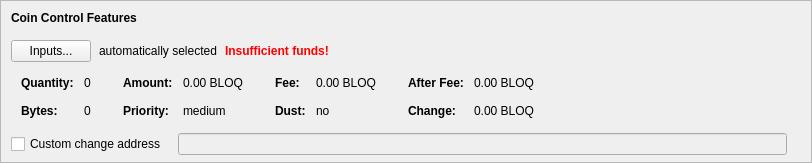
    <widget class="QFrame" name="frameCoinControl">
     <property name="sizePolicy">
      <sizepolicy hsizetype="Expanding" vsizetype="Expanding">
       <horstretch>0</horstretch>
       <verstretch>0</verstretch>
      </sizepolicy>
     </property>
     <property name="maximumSize">
      <size>
       <width>16777215</width>
       <height>16777215</height>
      </size>
     </property>
     <property name="frameShape">
      <enum>QFrame::StyledPanel</enum>
     </property>
     <property name="frameShadow">
      <enum>QFrame::Sunken</enum>
     </property>
     <layout class="QVBoxLayout" name="verticalLayoutCoinControl2">
      <property name="spacing">
       <number>0</number>
      </property>
      <property name="leftMargin">
       <number>0</number>
      </property>
      <property name="topMargin">
       <number>0</number>
      </property>
      <property name="rightMargin">
       <number>0</number>
      </property>
      <property name="bottomMargin">
       <number>6</number>
      </property>
      <item>
       <layout class="QVBoxLayout" name="verticalLayoutCoinControl" stretch="0,0,0,0,1">
        <property name="spacing">
         <number>0</number>
        </property>
        <property name="leftMargin">
         <number>10</number>
        </property>
        <property name="topMargin">
         <number>10</number>
        </property>
        <item>
         <layout class="QHBoxLayout" name="horizontalLayoutCoinControl1">
          <property name="bottomMargin">
           <number>15</number>
          </property>
          <item>
           <widget class="QLabel" name="labelCoinControlFeatures">
            <property name="sizePolicy">
             <sizepolicy hsizetype="Preferred" vsizetype="Maximum">
              <horstretch>0</horstretch>
              <verstretch>0</verstretch>
             </sizepolicy>
            </property>
            <property name="font">
             <font>
              <weight>75</weight>
              <bold>true</bold>
             </font>
            </property>
            <property name="styleSheet">
             <string notr="true">font-weight:bold;</string>
            </property>
            <property name="text">
             <string>Coin Control Features</string>
            </property>
           </widget>
          </item>
         </layout>
        </item>
        <item>
         <layout class="QHBoxLayout" name="horizontalLayoutCoinControl2" stretch="0,0,0,0">
          <property name="spacing">
           <number>8</number>
          </property>
          <property name="bottomMargin">
           <number>10</number>
          </property>
          <item>
           <widget class="QPushButton" name="pushButtonCoinControl">
            <property name="styleSheet">
             <string notr="true"/>
            </property>
            <property name="text">
             <string>Inputs...</string>
            </property>
            <property name="autoDefault">
             <bool>false</bool>
            </property>
           </widget>
          </item>
          <item>
           <widget class="QLabel" name="labelCoinControlAutomaticallySelected">
            <property name="text">
             <string>automatically selected</string>
            </property>
            <property name="margin">
             <number>5</number>
            </property>
           </widget>
          </item>
          <item>
           <widget class="QLabel" name="labelCoinControlInsuffFunds">
            <property name="font">
             <font>
              <weight>75</weight>
              <bold>true</bold>
             </font>
            </property>
            <property name="styleSheet">
             <string notr="true">color:red;font-weight:bold;</string>
            </property>
            <property name="text">
             <string>Insufficient funds!</string>
            </property>
            <property name="margin">
             <number>5</number>
            </property>
           </widget>
          </item>
          <item>
           <spacer name="horizontalSpacerCoinControl">
            <property name="orientation">
             <enum>Qt::Horizontal</enum>
            </property>
            <property name="sizeHint" stdset="0">
             <size>
              <width>40</width>
              <height>1</height>
             </size>
            </property>
           </spacer>
          </item>
         </layout>
        </item>
        <item>
         <widget class="QWidget" name="widgetCoinControl" native="true">
          <property name="sizePolicy">
           <sizepolicy hsizetype="Preferred" vsizetype="Preferred">
            <horstretch>0</horstretch>
            <verstretch>0</verstretch>
           </sizepolicy>
          </property>
          <property name="minimumSize">
           <size>
            <width>0</width>
            <height>0</height>
           </size>
          </property>
          <property name="styleSheet">
           <string notr="true"/>
          </property>
          <layout class="QHBoxLayout" name="horizontalLayoutCoinControl5">
           <property name="leftMargin">
            <number>0</number>
           </property>
           <property name="topMargin">
            <number>0</number>
           </property>
           <property name="rightMargin">
            <number>0</number>
           </property>
           <property name="bottomMargin">
            <number>0</number>
           </property>
           <item>
            <layout class="QHBoxLayout" name="horizontalLayoutCoinControl3" stretch="0,0,0,1">
             <property name="spacing">
              <number>20</number>
             </property>
             <property name="topMargin">
              <number>0</number>
             </property>
             <property name="bottomMargin">
              <number>10</number>
             </property>
             <item>
              <layout class="QFormLayout" name="formLayoutCoinControl1">
               <property name="horizontalSpacing">
                <number>10</number>
               </property>
               <property name="verticalSpacing">
                <number>14</number>
               </property>
               <property name="leftMargin">
                <number>10</number>
               </property>
               <property name="topMargin">
                <number>4</number>
               </property>
               <property name="rightMargin">
                <number>6</number>
               </property>
               <item row="0" column="0">
                <widget class="QLabel" name="labelCoinControlQuantityText">
                 <property name="font">
                  <font>
                   <weight>75</weight>
                   <bold>true</bold>
                  </font>
                 </property>
                 <property name="text">
                  <string>Quantity:</string>
                 </property>
                 <property name="margin">
                  <number>0</number>
                 </property>
                </widget>
               </item>
               <item row="0" column="1">
                <widget class="QLabel" name="labelCoinControlQuantity">
                 <property name="cursor">
                  <cursorShape>IBeamCursor</cursorShape>
                 </property>
                 <property name="contextMenuPolicy">
                  <enum>Qt::ActionsContextMenu</enum>
                 </property>
                 <property name="text">
                  <string notr="true">0</string>
                 </property>
                 <property name="margin">
                  <number>0</number>
                 </property>
                 <property name="textInteractionFlags">
                  <set>Qt::LinksAccessibleByMouse|Qt::TextSelectableByKeyboard|Qt::TextSelectableByMouse</set>
                 </property>
                </widget>
               </item>
               <item row="1" column="0">
                <widget class="QLabel" name="labelCoinControlBytesText">
                 <property name="font">
                  <font>
                   <weight>75</weight>
                   <bold>true</bold>
                  </font>
                 </property>
                 <property name="text">
                  <string>Bytes:</string>
                 </property>
                </widget>
               </item>
               <item row="1" column="1">
                <widget class="QLabel" name="labelCoinControlBytes">
                 <property name="cursor">
                  <cursorShape>IBeamCursor</cursorShape>
                 </property>
                 <property name="contextMenuPolicy">
                  <enum>Qt::ActionsContextMenu</enum>
                 </property>
                 <property name="text">
                  <string notr="true">0</string>
                 </property>
                 <property name="textInteractionFlags">
                  <set>Qt::LinksAccessibleByMouse|Qt::TextSelectableByKeyboard|Qt::TextSelectableByMouse</set>
                 </property>
                </widget>
               </item>
              </layout>
             </item>
             <item>
              <layout class="QFormLayout" name="formLayoutCoinControl2">
               <property name="horizontalSpacing">
                <number>10</number>
               </property>
               <property name="verticalSpacing">
                <number>14</number>
               </property>
               <property name="leftMargin">
                <number>6</number>
               </property>
               <property name="topMargin">
                <number>4</number>
               </property>
               <property name="rightMargin">
                <number>6</number>
               </property>
               <item row="0" column="0">
                <widget class="QLabel" name="labelCoinControlAmountText">
                 <property name="font">
                  <font>
                   <weight>75</weight>
                   <bold>true</bold>
                  </font>
                 </property>
                 <property name="text">
                  <string>Amount:</string>
                 </property>
                 <property name="margin">
                  <number>0</number>
                 </property>
                </widget>
               </item>
               <item row="0" column="1">
                <widget class="QLabel" name="labelCoinControlAmount">
                 <property name="cursor">
                  <cursorShape>IBeamCursor</cursorShape>
                 </property>
                 <property name="contextMenuPolicy">
                  <enum>Qt::ActionsContextMenu</enum>
                 </property>
                 <property name="text">
                  <string notr="true">0.00 BLOQ</string>
                 </property>
                 <property name="textInteractionFlags">
                  <set>Qt::LinksAccessibleByMouse|Qt::TextSelectableByKeyboard|Qt::TextSelectableByMouse</set>
                 </property>
                </widget>
               </item>
               <item row="1" column="0">
                <widget class="QLabel" name="labelCoinControlPriorityText">
                 <property name="font">
                  <font>
                   <weight>75</weight>
                   <bold>true</bold>
                  </font>
                 </property>
                 <property name="text">
                  <string>Priority:</string>
                 </property>
                </widget>
               </item>
               <item row="1" column="1">
                <widget class="QLabel" name="labelCoinControlPriority">
                 <property name="cursor">
                  <cursorShape>IBeamCursor</cursorShape>
                 </property>
                 <property name="contextMenuPolicy">
                  <enum>Qt::ActionsContextMenu</enum>
                 </property>
                 <property name="text">
                  <string notr="true">medium</string>
                 </property>
                 <property name="textInteractionFlags">
                  <set>Qt::LinksAccessibleByMouse|Qt::TextSelectableByKeyboard|Qt::TextSelectableByMouse</set>
                 </property>
                </widget>
               </item>
              </layout>
             </item>
             <item>
              <layout class="QFormLayout" name="formLayoutCoinControl3">
               <property name="horizontalSpacing">
                <number>10</number>
               </property>
               <property name="verticalSpacing">
                <number>14</number>
               </property>
               <property name="leftMargin">
                <number>6</number>
               </property>
               <property name="topMargin">
                <number>4</number>
               </property>
               <property name="rightMargin">
                <number>6</number>
               </property>
               <item row="0" column="0">
                <widget class="QLabel" name="labelCoinControlFeeText">
                 <property name="font">
                  <font>
                   <weight>75</weight>
                   <bold>true</bold>
                  </font>
                 </property>
                 <property name="text">
                  <string>Fee:</string>
                 </property>
                 <property name="margin">
                  <number>0</number>
                 </property>
                </widget>
               </item>
               <item row="0" column="1">
                <widget class="QLabel" name="labelCoinControlFee">
                 <property name="cursor">
                  <cursorShape>IBeamCursor</cursorShape>
                 </property>
                 <property name="contextMenuPolicy">
                  <enum>Qt::ActionsContextMenu</enum>
                 </property>
                 <property name="text">
                  <string notr="true">0.00 BLOQ</string>
                 </property>
                 <property name="textInteractionFlags">
                  <set>Qt::LinksAccessibleByMouse|Qt::TextSelectableByKeyboard|Qt::TextSelectableByMouse</set>
                 </property>
                </widget>
               </item>
               <item row="1" column="0">
                <widget class="QLabel" name="labelCoinControlLowOutputText">
                 <property name="font">
                  <font>
                   <weight>75</weight>
                   <bold>true</bold>
                  </font>
                 </property>
                 <property name="text">
                  <string>Dust:</string>
                 </property>
                </widget>
               </item>
               <item row="1" column="1">
                <widget class="QLabel" name="labelCoinControlLowOutput">
                 <property name="cursor">
                  <cursorShape>IBeamCursor</cursorShape>
                 </property>
                 <property name="contextMenuPolicy">
                  <enum>Qt::ActionsContextMenu</enum>
                 </property>
                 <property name="text">
                  <string notr="true">no</string>
                 </property>
                 <property name="textInteractionFlags">
                  <set>Qt::LinksAccessibleByMouse|Qt::TextSelectableByKeyboard|Qt::TextSelectableByMouse</set>
                 </property>
                </widget>
               </item>
              </layout>
             </item>
             <item>
              <layout class="QFormLayout" name="formLayoutCoinControl4">
               <property name="horizontalSpacing">
                <number>10</number>
               </property>
               <property name="verticalSpacing">
                <number>14</number>
               </property>
               <property name="leftMargin">
                <number>6</number>
               </property>
               <property name="topMargin">
                <number>4</number>
               </property>
               <property name="rightMargin">
                <number>6</number>
               </property>
               <item row="0" column="0">
                <widget class="QLabel" name="labelCoinControlAfterFeeText">
                 <property name="font">
                  <font>
                   <weight>75</weight>
                   <bold>true</bold>
                  </font>
                 </property>
                 <property name="text">
                  <string>After Fee:</string>
                 </property>
                 <property name="margin">
                  <number>0</number>
                 </property>
                </widget>
               </item>
               <item row="0" column="1">
                <widget class="QLabel" name="labelCoinControlAfterFee">
                 <property name="cursor">
                  <cursorShape>IBeamCursor</cursorShape>
                 </property>
                 <property name="contextMenuPolicy">
                  <enum>Qt::ActionsContextMenu</enum>
                 </property>
                 <property name="text">
                  <string notr="true">0.00 BLOQ</string>
                 </property>
                 <property name="textInteractionFlags">
                  <set>Qt::LinksAccessibleByMouse|Qt::TextSelectableByKeyboard|Qt::TextSelectableByMouse</set>
                 </property>
                </widget>
               </item>
               <item row="1" column="0">
                <widget class="QLabel" name="labelCoinControlChangeText">
                 <property name="font">
                  <font>
                   <weight>75</weight>
                   <bold>true</bold>
                  </font>
                 </property>
                 <property name="text">
                  <string>Change:</string>
                 </property>
                </widget>
               </item>
               <item row="1" column="1">
                <widget class="QLabel" name="labelCoinControlChange">
                 <property name="cursor">
                  <cursorShape>IBeamCursor</cursorShape>
                 </property>
                 <property name="contextMenuPolicy">
                  <enum>Qt::ActionsContextMenu</enum>
                 </property>
                 <property name="text">
                  <string notr="true">0.00 BLOQ</string>
                 </property>
                 <property name="textInteractionFlags">
                  <set>Qt::LinksAccessibleByMouse|Qt::TextSelectableByKeyboard|Qt::TextSelectableByMouse</set>
                 </property>
                </widget>
               </item>
              </layout>
             </item>
            </layout>
           </item>
          </layout>
         </widget>
        </item>
        <item>
         <layout class="QHBoxLayout" name="horizontalLayoutCoinControl4" stretch="0,0,0">
          <property name="spacing">
           <number>12</number>
          </property>
          <property name="sizeConstraint">
           <enum>QLayout::SetDefaultConstraint</enum>
          </property>
          <property name="topMargin">
           <number>5</number>
          </property>
          <property name="rightMargin">
           <number>5</number>
          </property>
          <item>
           <widget class="QCheckBox" name="checkBoxCoinControlChange">
            <property name="toolTip">
             <string>If this is activated, but the change address is empty or invalid, change will be sent to a newly generated address.</string>
            </property>
            <property name="text">
             <string>Custom change address</string>
            </property>
           </widget>
          </item>
          <item>
           <widget class="QValidatedLineEdit" name="lineEditCoinControlChange">
            <property name="enabled">
             <bool>false</bool>
            </property>
            <property name="sizePolicy">
             <sizepolicy hsizetype="Expanding" vsizetype="Fixed">
              <horstretch>0</horstretch>
              <verstretch>0</verstretch>
             </sizepolicy>
            </property>
           </widget>
          </item>
          <item>
           <widget class="QLabel" name="labelCoinControlChangeLabel">
            <property name="sizePolicy">
             <sizepolicy hsizetype="Preferred" vsizetype="Expanding">
              <horstretch>0</horstretch>
              <verstretch>0</verstretch>
             </sizepolicy>
            </property>
            <property name="minimumSize">
             <size>
              <width>0</width>
              <height>0</height>
             </size>
            </property>
            <property name="text">
             <string/>
            </property>
            <property name="margin">
             <number>3</number>
            </property>
           </widget>
          </item>
         </layout>
        </item>
        <item>
         <spacer name="verticalSpacerCoinControl">
          <property name="orientation">
           <enum>Qt::Vertical</enum>
          </property>
          <property name="sizeHint" stdset="0">
           <size>
            <width>800</width>
            <height>1</height>
           </size>
          </property>
         </spacer>
        </item>
       </layout>
      </item>
     </layout>
    </widget>
